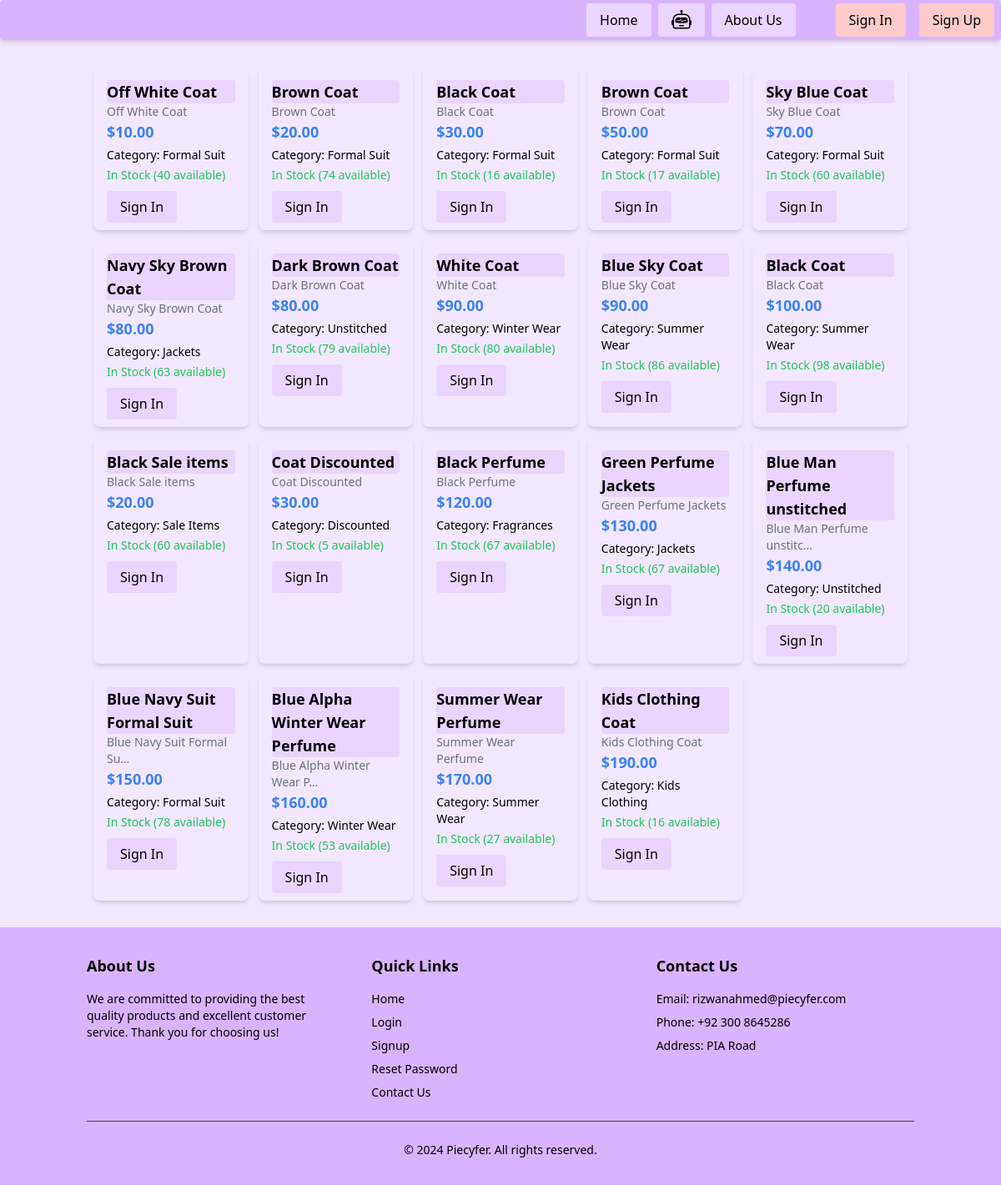
The app's page /dashboard/, older data.
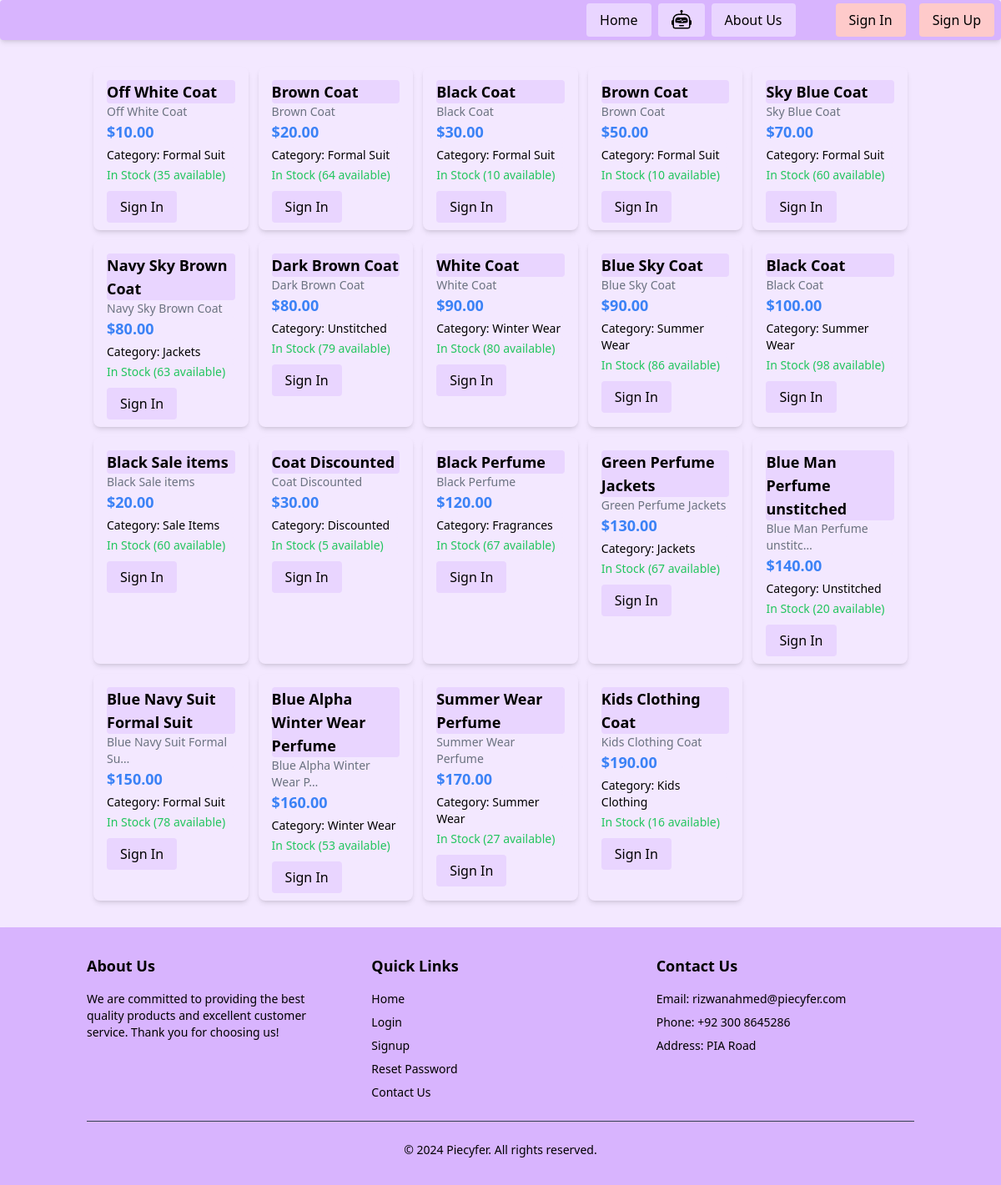
The same page, newer data.
### display/models.py (models this page shows, shortened)
class Product(models.Model):
    name = models.CharField(max_length=255)
    description = models.TextField(blank=True, null=True)
    price = models.DecimalField(max_digits=10, decimal_places=2 , validators=[validate_positive])
    stock = models.PositiveIntegerField(default=0 , validators=[validate_positive])
    image = CloudinaryField('product_image', blank=True, null=True)
    category = models.ForeignKey(Category, on_delete=models.CASCADE, related_name='products', null=True)
    merchant = models.ForeignKey(
        settings.AUTH_USER_MODEL,
        on_delete=models.CASCADE,
        null=True,
        blank=True,
        related_name="merchant_products"
    )
    created_at = models.DateTimeField(auto_now_add=True , null=True)
    updated_at = models.DateTimeField(auto_now=True, null=True)
    def __str__(self):
        return self.name

class Category(models.Model):
    name = models.CharField(max_length=255)
    description = models.TextField(blank=True, null=True)

### display/views.py (the view)
# urls.py: path("" , include('display.urls')), #dashboard
def display(request):
    products = Product.objects.all()
    print(products)
    print("Fetching products in display")
    current_site = get_current_site(request)
    protocol = 'https' if request.is_secure() else 'http'
    start_url = f'{protocol}://{current_site.domain}'
    if request.user.is_authenticated:
        user_watchlist = Watchlist.objects.filter(user=request.user).values_list('product_id', flat=True)
    else:
        user_watchlist = []
    for product in products:
        product.in_watchlist = product.id in user_watchlist
        print(f"product.in_watchlist {product.in_watchlist}")
    merchant_products = None
    if request.user.is_authenticated and request.user.role == 'merchant':
        merchant_products = Product.objects.filter(merchant=request.user)
        print(f"Merchant products for {request.user}: {merchant_products}")
        return render(request, 'display/index.html', {
        'merchant_products': merchant_products,
    })
    else:
        return render(request, 'display/index.html', {
        'products': products,
        'start_url': start_url
    })

### display/context_processors.py (called while the page is built)
def categories(request):
    return {
        'categories': Category.objects.all()
    }

### display/templates/display/index.html (shortened to what this page needs)
{% extends 'base.html' %}
{% load static %}
{% load cloudinary %}
{% block content %}
{% load social_share %}
<div class="container mx-auto px-4 py-8">
  <div id="productContainer" class="grid grid-cols-1 sm:grid-cols-1 lg:grid-cols-5 gap-3 ml-2 mr-2">
    {% for product in products %}
      <div
        class="product-card bg-purple-100 shadow-md rounded-lg outline-none overflow-hidden"
        data-product-id="{{ product.id }}"
        data-price="{{ product.price }}"
        data-created-at="{{ product.created_at|date:'Y-m-d H:i:s' }}"
      >
        <div class="p-4">
          <a href="{% url 'display:detailedpage' product.id %}" class="block bg-purple-200 rounded text-lg font-semibold text-black-300">
            {{ product.name }}
          </a>
          <p class="text-gray-500 text-sm bg-purple-100 rounded">
            {{ product.description|truncatechars:25 }}
          </p>
          <p class="text-blue-500 font-bold text-lg bg-purple-100 rounded">${{ product.price }}</p>
          <p class="text-sm text-black-100 font-medium mt-1 bg-purple-100 rounded">
            {% if product.category %}
              Category: {{ product.category.name }}
            {% else %}
              No Category
            {% endif %}
          </p>
          {% if product.stock > 0 %}
            <p class="text-green-500 text-sm mt-1 bg-purple-100 rounded">
              In Stock ({{ product.stock }} available)
            </p>
            {% if user.is_authenticated %}
            <div class="flex items-center gap-1">
              <input
                type="number"
                class="border bg-purple-200 px-2 py-1 rounded w-14 quantity-input"
                data-product-id="{{ product.id }}"
                min="1"
                max="{{ product.stock }}"
                value="1"
              />
              <button
                class="add-to-cart bg-purple-200 text-white px-2 py-2 rounded hover:bg-purple-400 "
                data-product-id="{{ product.id }}"
              >
              <svg
              width="20"
              height="20"
              viewBox="0 0 24 24"
              fill="none"
              xmlns="http://www.w3.org/2000/svg"
          >
              <path
                  d="M3 3H5L6.68 14.39C6.78 15.17 7.48 15.75 8.27 15.75H19.33C20.12 15.75 20.82 15.17 20.92 14.39L22 6H6"
                  stroke="#6B21A8"
                  stroke-width="2"
                  stroke-linecap="round"
                  stroke-linejoin="round"
              />
              <circle cx="9" cy="20" r="1" fill="#6B21A8"/>
              <circle cx="17" cy="20" r="1" fill="#6B21A8"/>
              <path
                  d="M12 8V12M10 10H14"
                  stroke="#6B21A8"
                  stroke-width="2"
                  stroke-linecap="round"
              />
          </svg>
                        </button>
              <button
                class="watchlist-toggle"
                data-product-id="{{ product.id }}"
              >
                <svg
                  xmlns="http://www.w3.org/2000/svg"
                  class="h-8 w-8 transition-colors duration-300 {% if product.in_watchlist %}text-red-500{% else %}text-gray-500{% endif %}"
                  fill="none"
                  viewBox="0 0 28 28"
                  stroke="currentColor"
                  stroke-width="3"
                >
                  <path
                    stroke-linecap="round"
                    stroke-linejoin="round"
                    d="M4.318 6.318a4.5 4.5 0 000 6.364L12 20.364l7.682-7.682a4.5 4.5 0 00-6.364-6.364L12 7.636l-1.318-1.318a4.5 4.5 0 00-6.364 0z"
                  />
                </svg>
              </button>
              <div class="social-share-buttons mt-4 flex gap-2 justify-center">
                <a href="https://www.facebook.com/sharer/sharer.php?u={{ absolute_url|urlencode }}"
                   target="_blank"
                   class="share-button"
                   aria-label="Share on Facebook">
                    <svg aria-hidden="true" focusable="false" role="presentation" class="icon icon-facebook w-6 h-6" viewBox="0 0 18 18">
                        <path fill="currentColor" d="M16.42.61c.27 0 .5.1.69.28.19.2.28.42.28.7v15.44c0 .27-.1.5-.28.69a.94.94 0 01-.7.28h-4.39v-6.7h2.25l.31-2.65h-2.56v-1.7c0-.4.1-.72.28-.93.18-.2.5-.32 1-.32h1.37V3.35c-.6-.06-1.27-.1-2.01-.1-1.01 0-1.83.3-2.45.9-.62.6-.93 1.44-.93 2.53v1.97H7.04v2.65h2.24V18H.98c-.28 0-.5-.1-.7-.28a.94.94 0 01-.28-.7V1.59c0-.27.1-.5.28-.69a.94.94 0 01.7-.28h15.44z"></path>
                    </svg>
                </a>
                <a href="https://api.whatsapp.com/send?text={{ product.name|urlencode }}%20-%20{{ start_url|urlencode }}{% url 'display:detailedpage' product.id %}"
                   target="_blank"
                   class="share-button"
                   aria-label="Share on WhatsApp">
                    <svg aria-hidden="true" focusable="false" class="icon icon-whatsapp w-6 h-6" viewBox="0 0 24 24">
                        <path fill="currentColor" d="M17.472 14.382c-.297-.149-1.758-.867-2.03-.967-.273-.099-.471-.148-.67.15-.197.297-.767.966-.94 1.164-.173.199-.347.223-.644.075-.297-.15-1.255-.463-2.39-1.475-.883-.788-1.48-1.761-1.653-2.059-.173-.297-.018-.458.13-.606.134-.133.298-.347.446-.52.149-.174.198-.298.298-.497.099-.198.05-.371-.025-.52-.075-.149-.669-1.612-.916-2.207-.242-.579-.487-.5-.669-.51-.173-.008-.371-.01-.57-.01-.198 0-.52.074-.792.372-.272.297-1.04 1.016-1.04 2.479 0 1.462 1.065 2.875 1.213 3.074.149.198 2.096 3.2 5.077 4.487.709.306 1.262.489 1.694.625.712.227 1.36.195 1.871.118.571-.085 1.758-.719 2.006-1.413.248-.694.248-1.289.173-1.413-.074-.124-.272-.198-.57-.347m-5.421 7.403h-.004a9.87 9.87 0 01-5.031-1.378l-.361-.214-3.741.982.998-3.648-.235-.374a9.86 9.86 0 01-1.51-5.26c.001-5.45 4.436-9.884 9.888-9.884 2.64 0 5.122 1.03 6.988 2.898a9.825 9.825 0 012.893 6.994c-.003 5.45-4.437 9.884-9.885 9.884m8.413-18.297A11.815 11.815 0 0012.05 0C5.495 0 .16 5.335.157 11.892c0 2.096.547 4.142 1.588 5.945L.057 24l6.305-1.654a11.882 11.882 0 005.683 1.448h.005c6.554 0 11.89-5.335 11.893-11.893a11.821 11.821 0 00-3.48-8.413Z"></path>
                    </svg>
                </a>
            </div>
            <style>
                .social-share-buttons a,
                .social-share-buttons button {
                    display: inline-flex;
                    align-items: center;
                    justify-content: center;
                    padding: 8px;
                    border-radius: 50%;
                    background-color: #f3f4f6;
                    transition: all 0.2s ease;
                    margin-bottom: 15px;
                }
                .social-share-buttons a:hover,
                .social-share-buttons button:hover {
                    background-color: #e5e7eb;
                    transform: translateY(-2px);
                }
                .icon {
                    width: 20px;
                    height: 20px;
                }
            </style>
            </div>
            {% else %}
            <div class="mt-4">
            <a
              href="{% url 'userauth:login' %}"
              class="bg-purple-200 text-black px-4 py-2 rounded hover:bg-purple-400"
            >
              Sign In
            </a>
          </div>
            {% endif %}
          {% endif %}
        </div>
      </div>
    {% endfor %}
  </div>
</div>
{% endblock %}

### templates/base.html (shortened to what this page needs)
<!DOCTYPE html>
<html lang="en">
<head>
  {% load cloudinary %}
  {% load static %}
    <script src="https://cdn.tailwindcss.com"></script>
</head>
<body class="bg-purple-100">
  <div class="flex items-center justify-between bg-purple-300 rounded shadow-md px-2 py-1 sticky top-0 z-50">
    <div class="flex items-center space-x-4">
  <div class="inline-flex ml-2 mr-8 gap-2">
      <a href="{% url 'display:home' %}" class=" bg-purple-200 text-black px-4 py-2 rounded hover:bg-purple-400">
        Home
      </a>
      <a href="{% url 'chatbot:chatbot' %}" class="bg-purple-200 text-black px-4 py-2 rounded hover:bg-purple-400">
</a>
      <a href="{% url 'display:about_us' %}" class="bg-purple-200 text-black px-4 py-2 rounded hover:bg-purple-400">About Us</a>
    </div>
      {% if user.is_authenticated %}
        {% if user.role == 'merchant' %}
          <button
            id="addProductButton"
            class="bg-purple-200 text-black px-4 py-2 rounded hover:bg-purple-400"
          >
            Add Product
          </button>
          <button
            id="profileButton"
            class="bg-purple-200 text-black px-4 py-2 rounded hover:bg-purple-400"
          >
  <svg
    width="28"
    height="24"
    viewBox="0 0 24 24"
    fill="none"
    xmlns="http://www.w3.org/2000/svg"
>
    <circle
        cx="12"
        cy="8"
        r="4"
        stroke="#6B21A8"
        stroke-width="2"
    />
    <path
        d="M4 20C4 16.6863 7.13401 14 12 14C16.866 14 20 16.6863 20 20"
        stroke="#6B21A8"
        stroke-width="2"
        stroke-linecap="round"
    />
</svg>
          </button>
          <a
            href="{% url 'userauth:logout' %}"
            class="bg-red-100 text-black px-4 py-2 rounded hover:bg-purple-400"
          >
            Logout
          </a>
        {% elif user.role == 'normal' %}
          <button
            id="profileButton"
            class="bg-purple-200 text-black px-4 py-2 rounded hover:bg-purple-400"
          >
<svg
    width="28"
    height="24"
    viewBox="0 0 24 24"
    fill="none"
    xmlns="http://www.w3.org/2000/svg"
>
    <circle
        cx="12"
        cy="8"
        r="4"
        stroke="#6B21A8"
        stroke-width="2"
    />
    <path
        d="M4 20C4 16.6863 7.13401 14 12 14C16.866 14 20 16.6863 20 20"
        stroke="#6B21A8"
        stroke-width="2"
        stroke-linecap="round"
    />
</svg>
          </button>
          <button
            id="ordersButton"
            class="bg-purple-200 text-black px-4 py-2 rounded hover:bg-purple-400"
          >
<svg
    width="32"
    height="24"
    viewBox="0 0 24 24"
    fill="none"
    xmlns="http://www.w3.org/2000/svg"
>
    <path
        d="M8 3H16C17.1 3 18 3.9 18 5V19C18 20.1 17.1 21 16 21H8C6.9 21 6 20.1 6 19V5C6 3.9 6.9 3 8 3Z"
        stroke="#6B21A8"
        stroke-width="2"
        stroke-linecap="round"
        stroke-linejoin="round"
    />
    <path
        d="M9 7H15"
        stroke="#6B21A8"
        stroke-width="2"
        stroke-linecap="round"
    />
    <path
        d="M9 11H13"
        stroke="#6B21A8"
        stroke-width="2"
        stroke-linecap="round"
    />
    <path
        d="M9 15H12"
        stroke="#6B21A8"
        stroke-width="2"
        stroke-linecap="round"
    />
    <circle
        cx="12"
        cy="18"
        r="2.5"
        stroke="#6B21A8"
        stroke-width="2"
    />
    <path
        d="M12 17V18.5L13 19"
        stroke="#6B21A8"
        stroke-width="2"
        stroke-linecap="round"
    />
</svg>
          </button>
          <a
            id="cartButton"
            class="bg-purple-200 text-black px-4 py-2 rounded hover:bg-purple-400 cursor-pointer"
          >
          <svg
          xmlns="http://www.w3.org/2000/svg"
          width="32"
          height="26"
          viewBox="0 0 24 24"
          class="fill-purple-500 hover:fill-purple-800 transition"
      >
          <path d="M10 19.5c0 .829-.672 1.5-1.5 1.5s-1.5-.671-1.5-1.5c0-.828.672-1.5 1.5-1.5s1.5.672 1.5 1.5zm3.5-1.5c-.828 0-1.5.671-1.5 1.5s.672 1.5 1.5 1.5 1.5-.671 1.5-1.5c0-.828-.672-1.5-1.5-1.5zm1.336-5l1.977-7h-16.813l2.938 7h11.898zm4.969-10l-3.432 12h-12.597l.839 2h13.239l3.474-12h1.929l.743-2h-4.195z"/>
      </svg>
          </a>
          <a
            href="{% url 'userauth:logout' %}"
            class="bg-red-200 text-black px-4 py-2 rounded hover:bg-purple-400"
          >
            Logout
          </a>
        {% endif %}
      {% else %}
        <a href="{% url 'userauth:login' %}" class="bg-red-200 text-black px-4 py-2 rounded hover:bg-purple-400">
          Sign In
        </a>
        <a href="{% url 'userauth:signup' %}" class="bg-red-200 text-black px-4 py-2 rounded hover:bg-purple-400">
          Sign Up
        </a>
      {% endif %}
    </div>
  </div>
        {% block content %}
        {% endblock %}
<footer class="bg-purple-300 text-black-300 shadow-md py-8 mt-auto">
  <div class="container mx-auto px-4">
    <div class="grid grid-cols-1 md:grid-cols-3 gap-8">
      <div>
        <h3 class="text-lg font-bold mb-4">About Us</h3>
        <p class="text-sm">
          We are committed to providing the best quality products and excellent customer service. Thank you for choosing us!
        </p>
      </div>
      <div>
        <h3 class="text-lg font-bold mb-4">Quick Links</h3>
        <ul class="text-sm space-y-2">
          <li><a href="{% url 'display:home' %}" class="hover:text-white">Home</a></li>
          <li><a href="{% url 'userauth:login' %}" class="hover:text-white">Login</a></li>
          <li><a href="{% url 'userauth:signup' %}" class="hover:text-white">Signup</a></li>
          <li><a href="{% url 'userauth:reset_password' %}" class="hover:text-white">Reset Password</a></li>
          <li><a href="#" class="hover:text-white">Contact Us</a></li>
        </ul>
      </div>
      <div>
        <h3 class="text-lg font-bold mb-4">Contact Us</h3>
        <ul class="text-sm space-y-2">
          <li>Email: <a href="mailto:rizwanahmed@piecyfer.com" class="hover:text-white">rizwanahmed@piecyfer.com</a></li>
          <li>Phone: <a href="tel:+923008645286" class="hover:text-white">+92 300 8645286</a></li>
          <li>Address: PIA Road </li>
        </ul>
      </div>
    </div>
    <hr class="my-6 border-gray-700">
    <div class="text-center text-sm">
      <p>&copy; 2024 Piecyfer. All rights reserved.</p>
    </div>
  </div>
</footer>
</body>
</html>

Row changes from the older to the newer data that the page shows:
changed Product "Off White Coat": stock "40" → "35"
changed Product (number 2 of 19 on the later page): stock "74" → "64"
changed Product (number 3 of 19 on the later page): stock "16" → "10"
changed Product (number 4 of 19 on the later page): stock "17" → "10"
